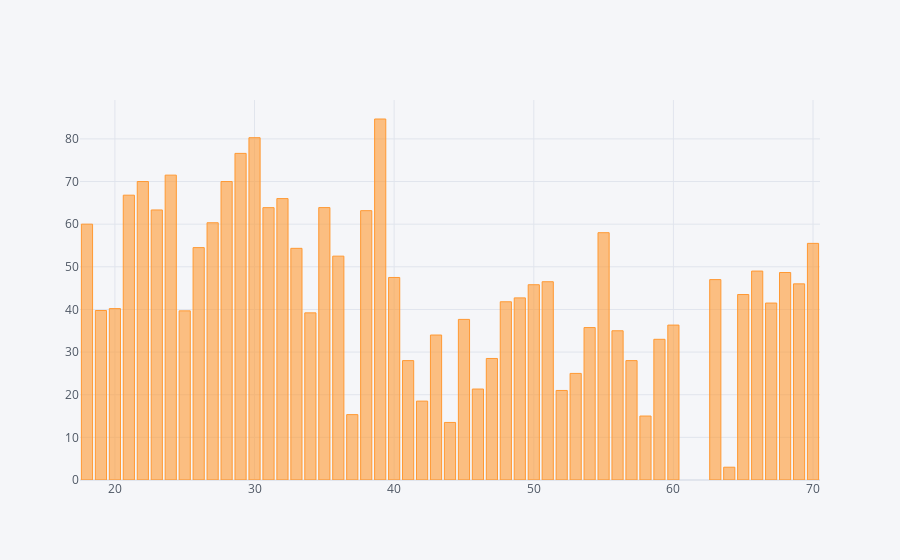

This figure's notebook cell:
### Code cell
df.groupby("age")['spending_score_(1-100)'].mean().sort_values(ascending=False).iplot(kind="bar");

### Figure 1 — Plotly figure (JSON) as saved in the notebook; plotly's stock layout.template omitted (floating-point values rounded to 4 significant figures)
{"data": [{"marker": {"color": "rgba(255, 153, 51, 0.6)", "line": {"color": "rgba(255, 153, 51, 1.0)", "width": 1}}, "name": "spending_score_(1-100)", "orientation": "v", "text": "", "type": "bar", "x": [39, 30, 29, 24, 22, 28, 21, 32, 35, 31, 23, 38, 27, 18, 55, 70, 26, 33, 36, 66, 68, 40, 63, 51, 69, 50, 65, 49, 48, 67, 20, 19, 25, 34, 45, 60, 54, 56, 43, 59, 47, 57, 41, 53, 46, 52, 42, 37, 58, 44, 64], "y": [84.67, 80.29, 76.6, 71.5, 70, 70, 66.8, 66, 63.89, 63.88, 63.33, 63.17, 60.33, 60, 58, 55.5, 54.5, 54.33, 52.5, 49, 48.67, 47.5, 47, 46.5, 46, 45.8, 43.5, 42.71, 41.8, 41.5, 40.2, 39.75, 39.67, 39.2, 37.67, 36.33, 35.75, 35, 34, 33, 28.5, 28, 28, 25, 21.33, 21, 18.5, 15.33, 15, 13.5, 3]}], "layout": {"legend": {"bgcolor": "#F5F6F9", "font": {"color": "#4D5663"}}, "paper_bgcolor": "#F5F6F9", "plot_bgcolor": "#F5F6F9", "title": {"font": {"color": "#4D5663"}}, "xaxis": {"gridcolor": "#E1E5ED", "showgrid": true, "tickfont": {"color": "#4D5663"}, "title": {"font": {"color": "#4D5663"}, "text": ""}, "zerolinecolor": "#E1E5ED"}, "yaxis": {"gridcolor": "#E1E5ED", "showgrid": true, "tickfont": {"color": "#4D5663"}, "title": {"font": {"color": "#4D5663"}, "text": ""}, "zerolinecolor": "#E1E5ED"}}}
